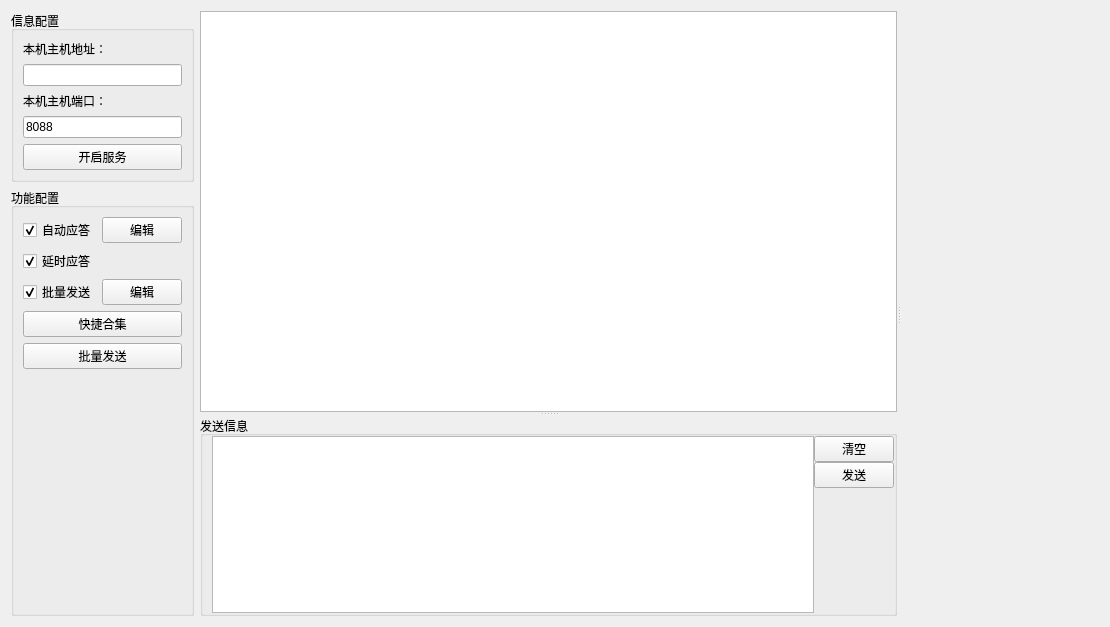
<?xml version="1.0" encoding="UTF-8"?>
<ui version="4.0">
 <class>Widget</class>
 <widget class="QWidget" name="Widget">
  <property name="geometry">
   <rect>
    <x>0</x>
    <y>0</y>
    <width>1110</width>
    <height>627</height>
   </rect>
  </property>
  <property name="windowTitle">
   <string>Widget</string>
  </property>
  <layout class="QGridLayout" name="gridLayout_2" columnstretch="0,1">
   <item row="0" column="0">
    <widget class="QGroupBox" name="groupBox">
     <property name="title">
      <string>信息配置</string>
     </property>
     <layout class="QVBoxLayout" name="verticalLayout">
      <item>
       <widget class="QLabel" name="label">
        <property name="text">
         <string>本机主机地址：</string>
        </property>
       </widget>
      </item>
      <item>
       <widget class="QLineEdit" name="lineEdit_ip"/>
      </item>
      <item>
       <widget class="QLabel" name="label_2">
        <property name="text">
         <string>本机主机端口：</string>
        </property>
       </widget>
      </item>
      <item>
       <widget class="QLineEdit" name="lineEdit_port">
        <property name="text">
         <string>8088</string>
        </property>
       </widget>
      </item>
      <item>
       <widget class="QPushButton" name="pushButton_link">
        <property name="text">
         <string>开启服务</string>
        </property>
       </widget>
      </item>
     </layout>
    </widget>
   </item>
   <item row="0" column="1" rowspan="2">
    <widget class="QSplitter" name="splitter_2">
     <property name="orientation">
      <enum>Qt::Horizontal</enum>
     </property>
     <widget class="QSplitter" name="splitter">
      <property name="orientation">
       <enum>Qt::Vertical</enum>
      </property>
      <widget class="QTextEdit" name="textEdit_comm"/>
      <widget class="QGroupBox" name="groupBox_3">
       <property name="maximumSize">
        <size>
         <width>16777215</width>
         <height>200</height>
        </size>
       </property>
       <property name="title">
        <string>发送信息</string>
       </property>
       <layout class="QGridLayout" name="gridLayout">
        <property name="topMargin">
         <number>0</number>
        </property>
        <property name="rightMargin">
         <number>0</number>
        </property>
        <property name="bottomMargin">
         <number>0</number>
        </property>
        <property name="spacing">
         <number>0</number>
        </property>
        <item row="0" column="0">
         <widget class="QTextEdit" name="textEdit_send">
          <property name="sizePolicy">
           <sizepolicy hsizetype="Expanding" vsizetype="Expanding">
            <horstretch>0</horstretch>
            <verstretch>0</verstretch>
           </sizepolicy>
          </property>
          <property name="maximumSize">
           <size>
            <width>16777215</width>
            <height>16777215</height>
           </size>
          </property>
         </widget>
        </item>
        <item row="0" column="1">
         <layout class="QVBoxLayout" name="verticalLayout_3">
          <item>
           <widget class="QPushButton" name="pushButton_clear">
            <property name="text">
             <string>清空</string>
            </property>
           </widget>
          </item>
          <item>
           <widget class="QPushButton" name="pushButton_send">
            <property name="text">
             <string>发送</string>
            </property>
           </widget>
          </item>
          <item>
           <spacer name="verticalSpacer_2">
            <property name="orientation">
             <enum>Qt::Vertical</enum>
            </property>
            <property name="sizeHint" stdset="0">
             <size>
              <width>20</width>
              <height>40</height>
             </size>
            </property>
           </spacer>
          </item>
         </layout>
        </item>
       </layout>
      </widget>
     </widget>
     <widget class="QWidget" name="widget_response" native="true"/>
    </widget>
   </item>
   <item row="1" column="0">
    <widget class="QGroupBox" name="groupBox_2">
     <property name="title">
      <string>功能配置</string>
     </property>
     <layout class="QVBoxLayout" name="verticalLayout_2">
      <item>
       <layout class="QHBoxLayout" name="horizontalLayout">
        <item>
         <widget class="QCheckBox" name="checkBox">
          <property name="text">
           <string>自动应答</string>
          </property>
          <property name="checked">
           <bool>true</bool>
          </property>
         </widget>
        </item>
        <item>
         <widget class="QPushButton" name="pushButton_response">
          <property name="text">
           <string>编辑</string>
          </property>
         </widget>
        </item>
       </layout>
      </item>
      <item>
       <widget class="QCheckBox" name="checkBox_delay">
        <property name="text">
         <string>延时应答</string>
        </property>
        <property name="checked">
         <bool>true</bool>
        </property>
       </widget>
      </item>
      <item>
       <layout class="QHBoxLayout" name="horizontalLayout_2">
        <item>
         <widget class="QCheckBox" name="checkBox_2">
          <property name="text">
           <string>批量发送</string>
          </property>
          <property name="checked">
           <bool>true</bool>
          </property>
         </widget>
        </item>
        <item>
         <widget class="QPushButton" name="pushButton_3">
          <property name="text">
           <string>编辑</string>
          </property>
         </widget>
        </item>
       </layout>
      </item>
      <item>
       <widget class="QPushButton" name="pushButton_2">
        <property name="text">
         <string>快捷合集</string>
        </property>
       </widget>
      </item>
      <item>
       <widget class="QPushButton" name="pushButton">
        <property name="text">
         <string>批量发送</string>
        </property>
       </widget>
      </item>
      <item>
       <spacer name="verticalSpacer">
        <property name="orientation">
         <enum>Qt::Vertical</enum>
        </property>
        <property name="sizeHint" stdset="0">
         <size>
          <width>20</width>
          <height>40</height>
         </size>
        </property>
       </spacer>
      </item>
     </layout>
    </widget>
   </item>
  </layout>
 </widget>
 <resources/>
 <connections/>
</ui>
